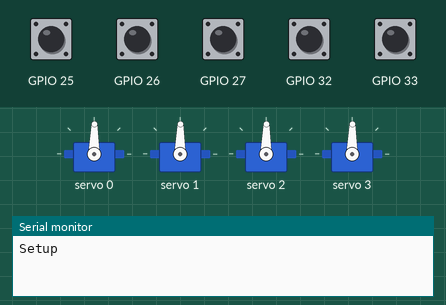
Recording of a sketch running on a simulated ESP32. Shown: 4 × servo, the last lines printed to the serial monitor. The test bench sets the inputs (shaded band); at power-on: GPIO 25–27, GPIO 32, GPIO 33 HIGH.

Above: at 1.2 s.
1.3 s: GPIO 25 pulled LOW for 1 s
At 3.2 s:
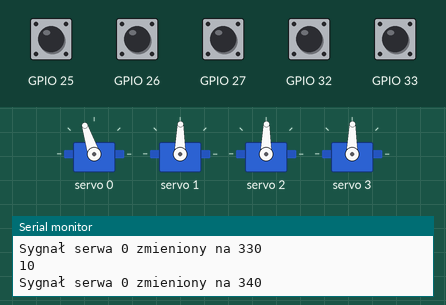
4.0 s: GPIO 25 pulled LOW for 1 s
At 6.4 s:
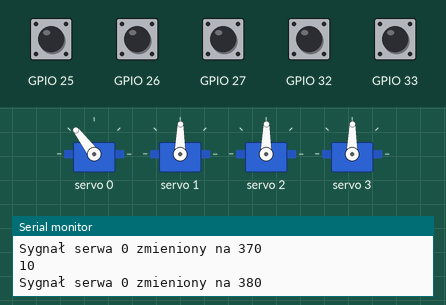
6.7 s: GPIO 25 pulled LOW for 1 s
At 8.6 s:
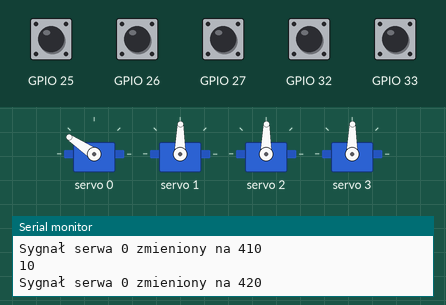
9.4 s: GPIO 27 pulled LOW for 0.15 s
11.0 s: GPIO 32 pulled LOW for 1 s
At 13.0 s:
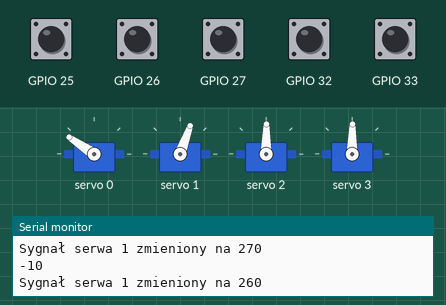
13.7 s: GPIO 32 pulled LOW for 1 s
At 16.2 s:
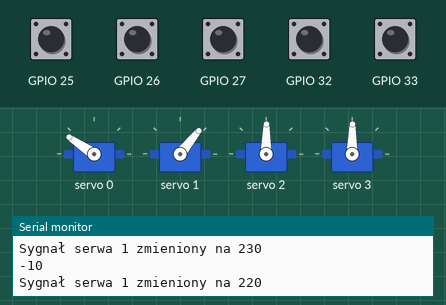
Timing chart, 0 to 17.4 s (numbered marks = the images above; inputs shaded):
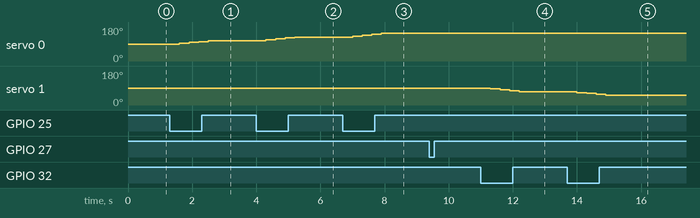

Measured:
- after the input at 1.3 s, servo 0: 89° → 94° after 0.30 s, → 99° 0.30 s later, → 103° 0.30 s later, → 108° 0.30 s later
- after the input at 4.0 s, servo 0: 108° → 113° after 0.30 s, → 118° 0.30 s later, → 122° 0.30 s later, → 127° 0.30 s later
- after the input at 6.7 s, servo 0: 127° → 132° after 0.30 s, → 137° 0.30 s later, → 141° 0.30 s later, → 146° 0.30 s later
- after the input at 11.0 s, servo 1: 89° → 85° after 0.30 s, → 80° 0.30 s later, → 75° 0.30 s later, → 70° 0.30 s later
- after the input at 13.7 s, servo 1: 70° → 66° after 0.30 s, → 61° 0.30 s later, → 56° 0.30 s later, → 51° 0.30 s later

The sketch:

kalibracja.ino
```cpp
#include <Wire.h>
#include <Adafruit_PWMServoDriver.h>

#define SERVOMIN  150
#define SERVOMAX  600
#define USMIN  600
#define USMAX  2400
#define SERVO_FREQ 50

int change = 0;

int cPulse0 = 300;
int cPulse1 = 300;
int cPulse2 = 300;
int cPulse3 = 300;

int c_channel = 0;


Adafruit_PWMServoDriver pwm = Adafruit_PWMServoDriver();

void move(int servo_i, int degrees) {
  int pulseLen = map(degrees, 0, 180, SERVOMIN, SERVOMAX);
  Serial.print("Ustawiam servo "); Serial.print(servo_i); Serial.print(" na "); Serial.print(pulseLen); Serial.println("");
  pwm.setPWM(servo_i, 0, pulseLen);
}

void setup() {
  // put your setup code here, to run once:
  Serial.begin(9600);
  Serial.println("Setup");

  pwm.begin();
  pwm.setPWMFreq(SERVO_FREQ);

  pinMode(26, INPUT_PULLUP);
  pinMode(25, INPUT_PULLUP);
  pinMode(33, INPUT_PULLUP);
  pinMode(32, INPUT_PULLUP);
  pinMode(27, INPUT_PULLUP);

  for (int j=0; j<4; j++) {pwm.setPWM(j, 0, 300);}

}

void loop() {
  // put your main code here, to run repeatedly:
  //Serial.println(digitalRead(32));
  if (digitalRead(27) == LOW) {
    c_channel++;
    if (c_channel > 3) {c_channel=0;}
    Serial.print("Kanał serwa zmieniony na "); Serial.println(c_channel);
    delay(300);
  }


  if (digitalRead(26) == LOW) {
    change += 1;
    Serial.println(change);
    delay(300);
  }
  else if (digitalRead(25) == LOW) {
    change += 10;
    Serial.println(change);
    delay(300);
  }
  else if (digitalRead(33) == LOW) {
    change -= 1;
    Serial.println(change);
    delay(300);
  }
  else if (digitalRead(32) == LOW) {
    change -= 10;
    Serial.println(change);
    delay(300);
  }

  if (c_channel == 0) {
    cPulse0 += change;
    pwm.setPWM(c_channel, 0, cPulse0);
    if(change!=0) {Serial.print("Sygnał serwa "); Serial.print(c_channel); Serial.print(" zmieniony na "); Serial.println(cPulse0);}
  } else if (c_channel == 1) {
    cPulse1 += change;
    pwm.setPWM(c_channel, 0, cPulse1);
    if(change!=0) {Serial.print("Sygnał serwa "); Serial.print(c_channel); Serial.print(" zmieniony na "); Serial.println(cPulse1);}
  } else if (c_channel == 2) {
    cPulse2 += change;
    pwm.setPWM(c_channel, 0, cPulse2);
    if(change!=0) {Serial.print("Sygnał serwa "); Serial.print(c_channel); Serial.print(" zmieniony na "); Serial.println(cPulse2);}
  } else if (c_channel == 3) {
    cPulse3 += change;
    pwm.setPWM(c_channel, 0, cPulse3);
    if(change!=0) {Serial.print("Sygnał serwa "); Serial.print(c_channel); Serial.print(" zmieniony na "); Serial.println(cPulse3);}
  }


  //pwm.setPWM(c_channel, 0, cPulse1); // kalibracja wybranego serwa
  change = 0;

}
```
